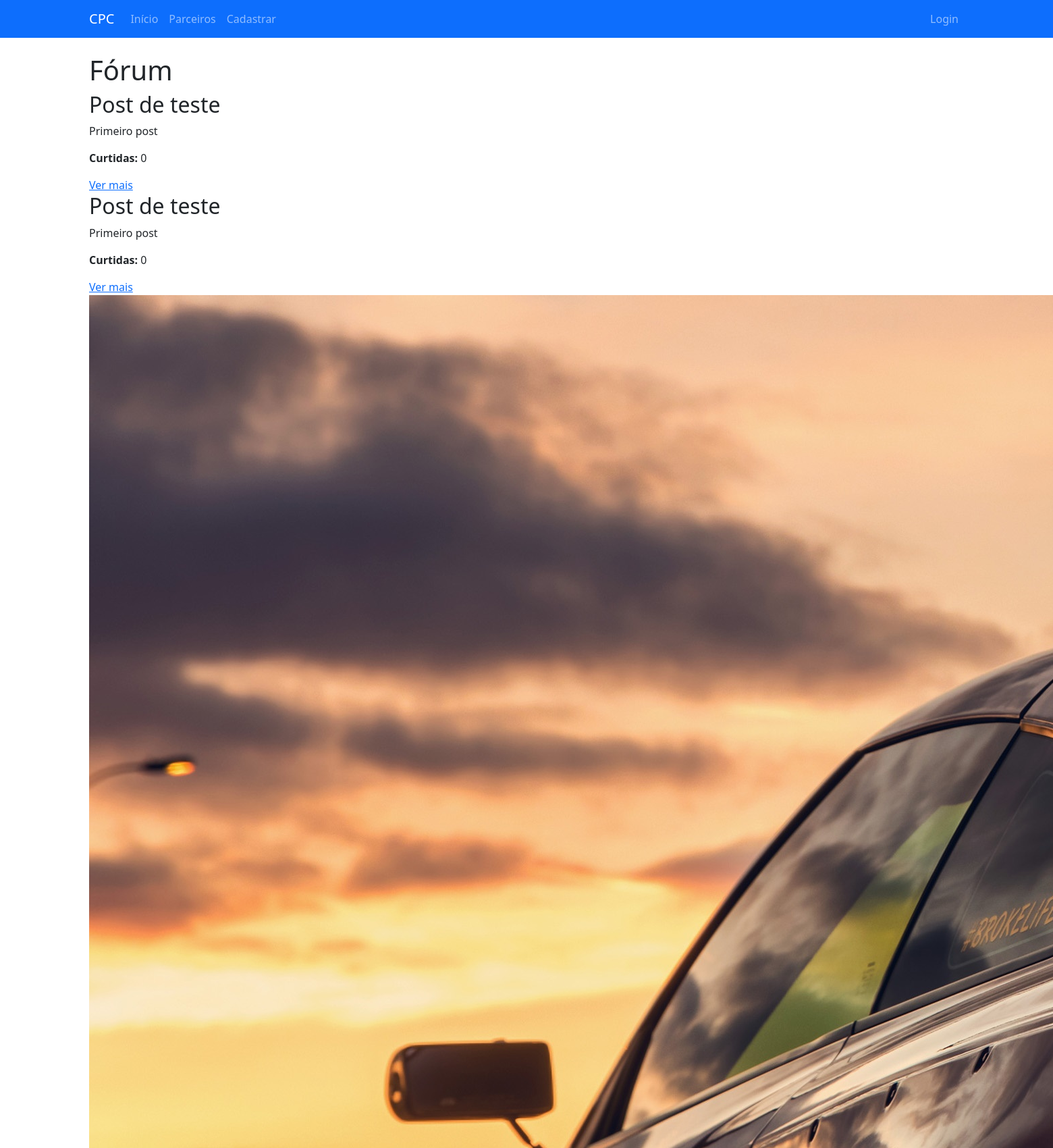
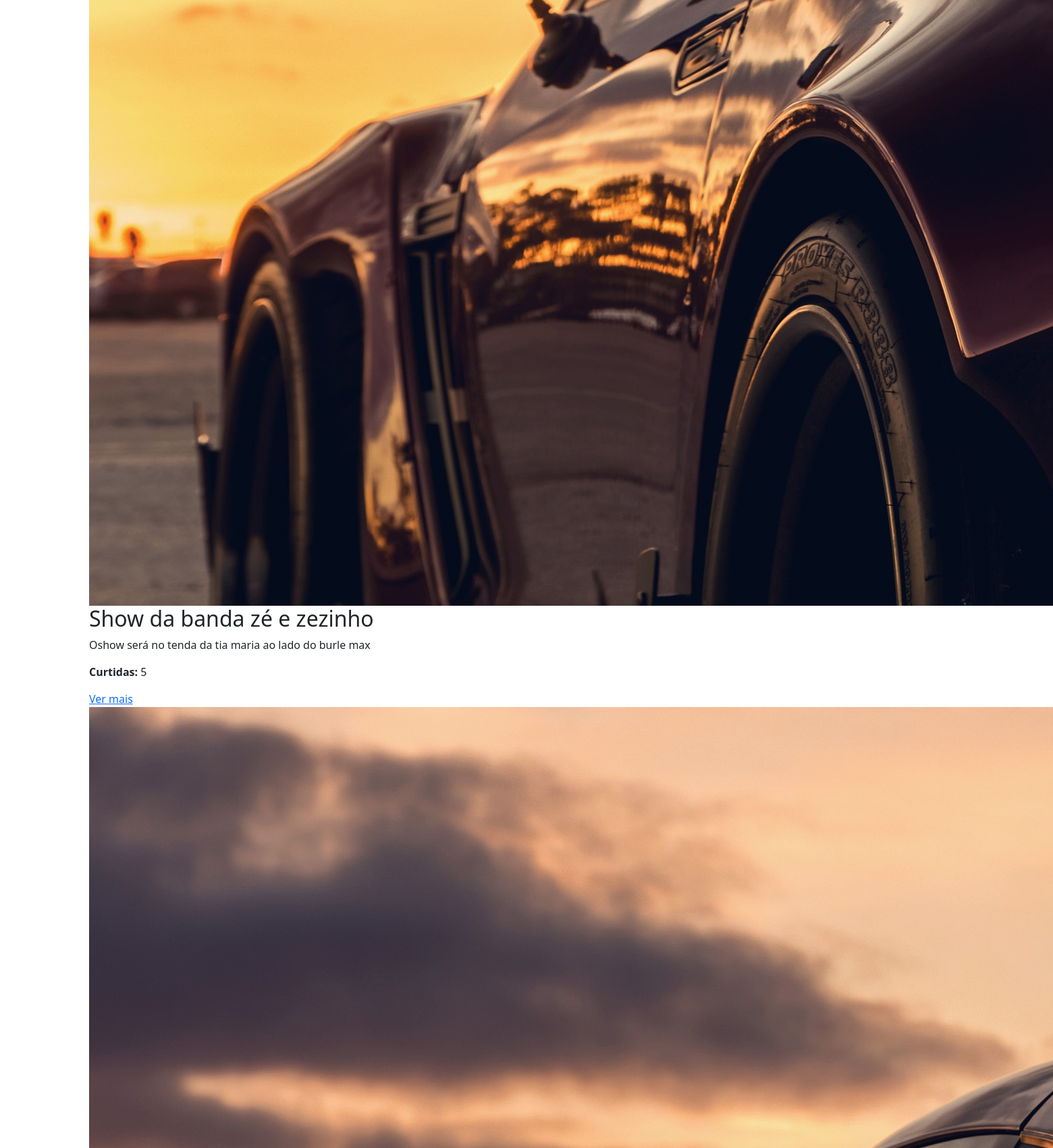
The app's page /forum/ (upper part) with its own data (2 pictures, top to bottom).
### forum_view/models.py (models this page shows, shortened)
class Post(models.Model):
    TIPOS_CHOICES = [
        ('evento', 'Evento'),
        ('anuncios', 'Anúncio'),
    ]
    tipo = models.CharField(max_length=10, choices=TIPOS_CHOICES)
    titulo = models.CharField(max_length=255)
    descricao = models.TextField()
    imagem = models.ImageField(upload_to='uploads/', blank=True, null=True)
    likes = models.IntegerField(default=0)
    criado_em = models.DateTimeField(auto_now_add=True)

### forum_view/views.py (the view)
# urls.py: path('', views.forum, name='forum'),
def forum(request):
    posts = Post.objects.all()
    return render(request, 'forum/forum.html', {'posts': posts})

### forum_view/templates/forum/forum.html (shortened to what this page needs)
{% extends 'home_view/base.html' %}
{% block content %}
<h1 class="titulo-forum">Fórum</h1>
<div class="post-container">
    {% for post in posts %}
        <div class="post-card">
            {% if post.imagem %}
                <img src="{{ post.imagem.url }}" alt="Imagem do Post">
            {% endif %}
            <h2>{{ post.titulo }}</h2>
            <p>{{ post.descricao|truncatewords:20 }}</p>
            <p><strong>Curtidas:</strong> {{ post.likes }}</p>
            <a class="btn-vermais" href="{% url 'forum_one' post.pk %}">Ver mais</a>
        </div>
    {% empty %}
        <p>Não há posts disponíveis no momento.</p>
    {% endfor %}
</div>
{% endblock %}
{% block extra_head %}
    {% load static %}
{% endblock %}

### home_view/templates/home_view/base.html (shortened to what this page needs)
<!DOCTYPE html>
<html lang="pt-br">
<head>
    <link href="https://cdn.jsdelivr.net/npm/bootstrap@5.3.0/dist/css/bootstrap.min.css" rel="stylesheet">
</head>
<body>
    <header>
        <nav class="navbar navbar-expand-lg navbar-dark bg-primary">
            <div class="container">
                <a class="navbar-brand" href="{% url 'home_view:home' %}">CPC</a>
                <div class="collapse navbar-collapse" id="navbarNav">
                    <ul class="navbar-nav">
                        <li class="nav-item">
                            <a class="nav-link" href="{% url 'home_view:home' %}">Início</a>
                        </li>
                        <li class="nav-item">
                            <a class="nav-link" href="{% url 'home_view:friends_list' %}">Parceiros</a>
                        </li>
                        <li class="nav-item">
                            <a class="nav-link" href="{% url 'home_view:user_type' %}">Cadastrar</a>
                        </li>
                    </ul>
                    <ul class="navbar-nav ms-auto">
                        <li class="nav-item">
                            <a class="nav-link" href="{% url 'home_view:login' %}">Login</a>
                        </li>
                    </ul>
                </div>
            </div>
        </nav>
    </header>
    <main class="container my-4">
        {% block content %}
        {% endblock %}
    </main>
</body>
</html>

### records on screen
Post: titulo "Post de teste", descricao "Primeiro post", likes "0"
Post: titulo "Post de teste", descricao "Primeiro post", likes "0"
Post: imagem (picture), titulo "Show da banda zé e zezinho", descricao "Oshow será no tenda da tia maria ao lado do burle max", likes "5"
Post: imagem (picture)
